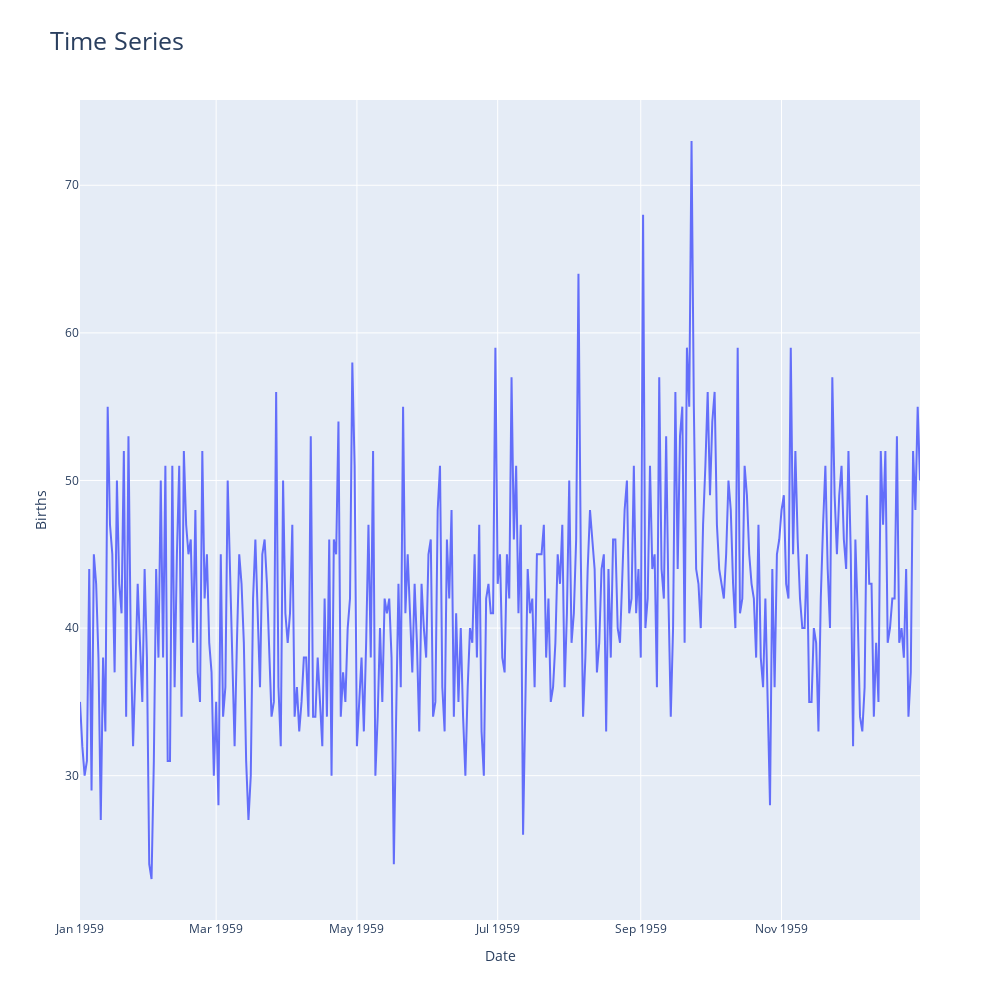

Notebook code cell kept with this figure:
### Markdown cell above
# Plot interactive time series

### Code cell
plot_time_series(df, cols="Births", viz_backend="plotly" )

### Figure 1 — Plotly figure (JSON) as saved in the notebook; plotly's stock layout.template omitted (floating-point values rounded to 4 significant figures; data arrays with more than 128 entries replaced by an {"elided": "..."} marker saying what was removed)
{"data": [{"name": "Births", "type": "scatter", "x": {"elided": "365 str values"}, "y": {"elided": "365 int values"}}], "layout": {"height": 1000, "title": {"font": {"size": 25}, "text": "Time Series"}, "width": 1000, "xaxis": {"autorange": true, "range": ["1959-01-01", "1959-12-31"], "showgrid": true, "ticks": "", "title": {"text": "Date"}, "type": "date"}, "yaxis": {"automargin": true, "autorange": true, "range": [20.22, 75.78], "showgrid": true, "ticks": "", "title": {"text": "Births"}, "type": "linear"}}}
